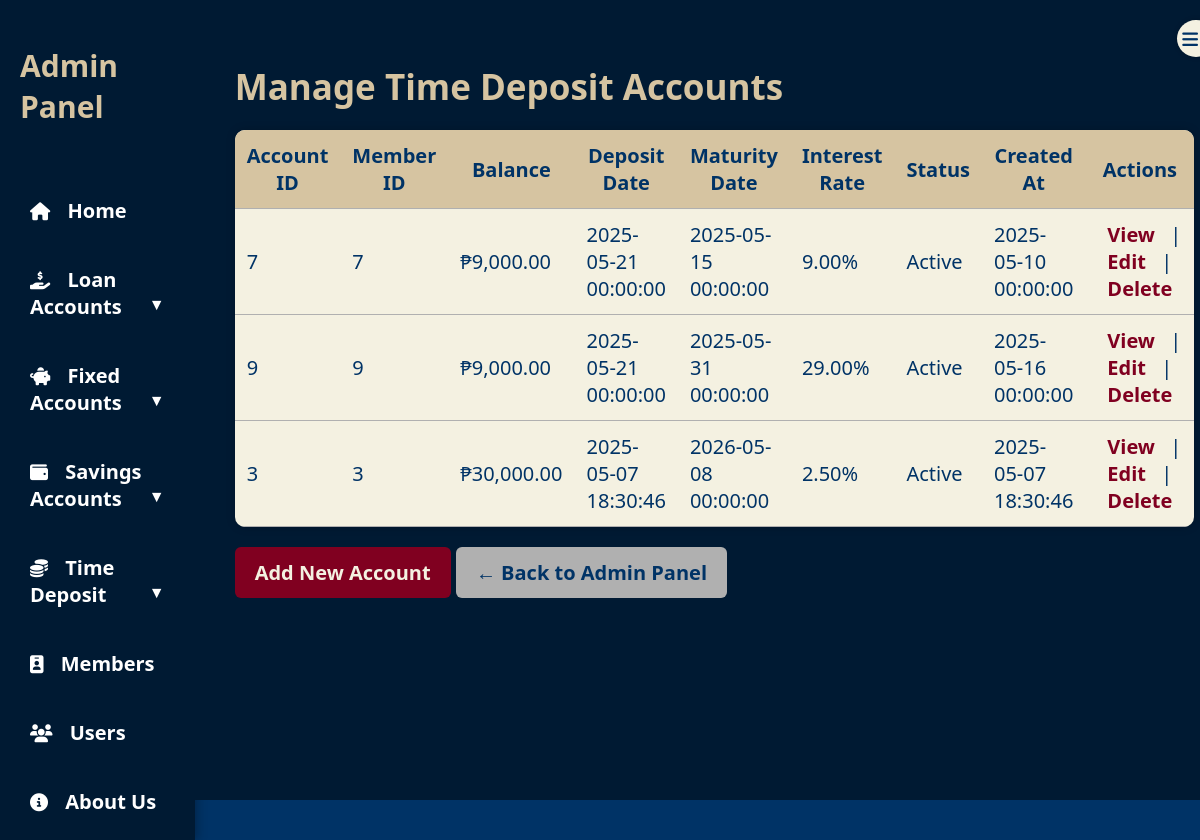
The page /timeDepositAccounts_Page.php (signed in) on the database its author committed.
### tables this page shows
CREATE TABLE `TIME_DEPOSIT_ACCOUNTS` (
  `account_id` int(11) NOT NULL,
  `member_id` int(11) NOT NULL,
  `account_balance` decimal(12,2) NOT NULL,
  `deposit_date` datetime DEFAULT current_timestamp(),
  `maturity_date` datetime NOT NULL,
  `interest_rate` decimal(5,2) NOT NULL,
  `status` enum('active','matured','closed') DEFAULT 'active',
  `created_at` datetime DEFAULT current_timestamp()
);

### public/timeDepositAccounts_Page.php (the view, shortened to what this page needs)
<?php
require_once __DIR__ . '/../includes/db.php';
$query = "SELECT * FROM TIME_DEPOSIT_ACCOUNTS ORDER BY deposit_date DESC";
$result = $conn->query($query);
?>
<!DOCTYPE html>
<html lang="en">
<head>
  <link rel="stylesheet" href="assets/css/admincss.css" />
  <link rel="stylesheet" href="https://cdnjs.cloudflare.com/ajax/libs/font-awesome/6.4.0/css/all.min.css" />
</head>
<body>
<div class="admin-container">
<nav class="sidebar" id="sidebar">
    <div class="toggle-btn" onclick="toggleSidebar()">
        <i class="fas fa-bars"></i>
    </div>
    <h2>Admin Panel</h2>
    <ul>
        <li><a href="adminPanel.php"><i class="fas fa-home"></i><span> Home</span></a></li>
        <li class="dropdown">
            <a href="#" class="dropdown-btn"><i class="fas fa-hand-holding-usd"></i><span> Loan Accounts</span></a>
        </li>
        <li class="dropdown">
            <a href="#" class="dropdown-btn"><i class="fas fa-piggy-bank"></i><span> Fixed Accounts</span></a>
        </li>
        <li class="dropdown">
            <a href="#" class="dropdown-btn"><i class="fas fa-wallet"></i><span> Savings Accounts</span></a>
        </li>
        <li class="dropdown">
            <a href="#" class="dropdown-btn"><i class="fas fa-coins"></i><span> Time Deposit</span></a>
        </li>
        <li><a href="member_Page.php"><i class="fas fa-id-badge"></i><span> Members</span></a></li>
        <li><a href="user_Page.php"><i class="fas fa-users"></i><span> Users</span></a></li>
        <li><a href="about_Page.php"><i class="fas fa-info-circle"></i><span> About Us</span></a></li>
    </ul>
</nav>
<main class="main-content">
  <h1>Manage Time Deposit Accounts</h1>
  <table>
    <thead>
      <tr>
        <th>Account ID</th>
        <th>Member ID</th>
        <th>Balance</th>
        <th>Deposit Date</th>
        <th>Maturity Date</th>
        <th>Interest Rate</th>
        <th>Status</th>
        <th>Created At</th>
        <th>Actions</th>
      </tr>
    </thead>
    <tbody>
      <?php while ($row = $result->fetch_assoc()): ?>
      <tr>
        <td><?= $row['account_id'] ?></td>
        <td><?= $row['member_id'] ?></td>
        <td>₱<?= number_format($row['account_balance'], 2) ?></td>
        <td><?= $row['deposit_date'] ?></td>
        <td><?= $row['maturity_date'] ?></td>
        <td><?= $row['interest_rate'] ?>%</td>
        <td><?= ucfirst($row['status']) ?></td>
        <td><?= $row['created_at'] ?></td>
        <td>
<a href="#" class="action-btn view-btn"
    data-account_id="<?= $row['account_id'] ?>"
    data-member_id="<?= $row['member_id'] ?>"
    data-balance="₱<?= number_format($row['account_balance'], 2) ?>"
    data-deposit_date="<?= $row['deposit_date'] ?>"
    data-maturity_date="<?= $row['maturity_date'] ?>"
    data-interest_rate="<?= $row['interest_rate'] ?>%"
    data-status="<?= ucfirst($row['status']) ?>"
    data-created_at="<?= $row['created_at'] ?>">View</a>
          |
          <a href="edit_timeDepositAccount.php?id=<?= $row['account_id'] ?>" class="edit-btn">Edit</a> |
          <a href="delete_timeDepositAccount.php?account_id=<?= $row['account_id'] ?>"
              onclick="return confirm('Are you sure you want to delete this record?');">Delete</a>
        </td>
      </tr>
      <?php endwhile; ?>
    </tbody>
  </table>
  <a href="add_timeDepositAccount.php" class="login-btn">Add New Account</a>
  <a href="adminPanel.php" class="login-btn" style="background-color: var(--gray); color: var(--navy);">← Back to Admin Panel</a>
</main>
</div>
</body>
</html>

### public/assets/css/admincss.css (style rules this page uses)
:root { --navy: #003366; --yellowish: #D6C4A1; --gray: #B0B0B0; --burgundy: #800020; --cream: #F4F1E1; --dark-bg: #001A33; --hover-highlight: #D6C4A1; }
body { margin: 0; font-family: "Segoe UI", sans-serif; font-size: 20px; background-color: var(--navy); color: var(--cream); height: 100vh; display: flex; }
.admin-container { display: flex; width: 100%; }
.sidebar { width: 260px; background-color: var(--dark-bg); padding: 20px; display: flex; flex-direction: column; height: 100vh; transition: width 0.3s ease-in-out; overflow: hidden; box-shadow: 2px 0 10px rgba(0,0,0,0.3); }
.sidebar h2 { color: var(--yellowish); font-size: 30px; margin-bottom: 40px; transition: opacity 0.3s; }
.sidebar ul { list-style: none; padding: 0; }
.sidebar li { margin-bottom: 22px; position: relative; }
.sidebar a { color: var(--cream); text-decoration: none; font-weight: bold; display: flex; align-items: center; padding: 10px; border-radius: 8px; transition: background-color 0.2s, transform 0.2s; }
.sidebar i { margin-right: 12px; font-size: 18px; transition: margin 0.3s; }
.toggle-btn { position: absolute; top: 20px; right: -15px; background-color: var(--cream); color: var(--navy); border-radius: 50%; padding: 5px; cursor: pointer; box-shadow: 0 0 5px rgba(0,0,0,0.2); transition: background 0.3s; }
.main-content h1 { font-size: 35px; margin-bottom: 10px; color: var(--yellowish); }
.main-content { flex-grow: 1; padding: 40px; background-color: #002244; transition: margin-left 0.3s ease; }
.main-content h1 { font-size: 32px; margin-bottom: 20px; color: var(--yellowish); }
.sidebar ul .dropdown > a:after { content: " ▼"; float: right; font-size: 0.8em; }
.sidebar ul li a { display: block; padding: 10px; color: #fff; text-decoration: none; }

### public/timeDepositAccounts_Page.php (style rules this page uses)
:root { --navy: #003366; --yellowish: #D6C4A1; --gray: #B0B0B0; --burgundy: #800020; --cream: #F4F1E1; }
body { background-color: var(--navy); color: var(--cream); display: flex; height: 100vh; }
.main-content { flex-grow: 1; padding: 40px; background-color: #001a33; overflow-y: auto; }
.main-content h1 { font-size: 35px; margin-bottom: 20px; color: var(--yellowish); }
table { width: 100%; border-collapse: collapse; background-color: var(--cream); color: var(--navy); border-radius: 10px; overflow: hidden; box-shadow: 0 0 10px rgba(0,0,0,0.2); }
thead { background-color: var(--yellowish); }
th, td { padding: 12px; border-bottom: 1px solid var(--gray); }
td a { text-decoration: none; font-weight: bold; color: var(--burgundy); padding: 6px 10px; border-radius: 4px; }
.login-btn { display: inline-block; padding: 12px 20px; background-color: var(--burgundy); color: var(--cream); text-decoration: none; font-weight: bold; border-radius: 6px; margin-top: 20px; transition: 0.3s; }

### rows shown on the page
time_deposit_accounts: account_id "7", member "7", account_balance "9,000.00", deposit_date "2025-05-21 00:00:00", maturity_date "2025-05-15 00:00:00", interest_rate "9.00", status "Active", created_at "2025-05-10 00:00:00"
time_deposit_accounts: account_id "9", member "9", account_balance "9,000.00", deposit_date "2025-05-21 00:00:00", maturity_date "2025-05-31 00:00:00", interest_rate "29.00", status "Active", created_at "2025-05-16 00:00:00"
time_deposit_accounts: account_id "3", member "3", account_balance "30,000.00", deposit_date "2025-05-07 18:30:46", maturity_date "2026-05-08 00:00:00", interest_rate "2.50", status "Active", created_at "2025-05-07 18:30:46"
